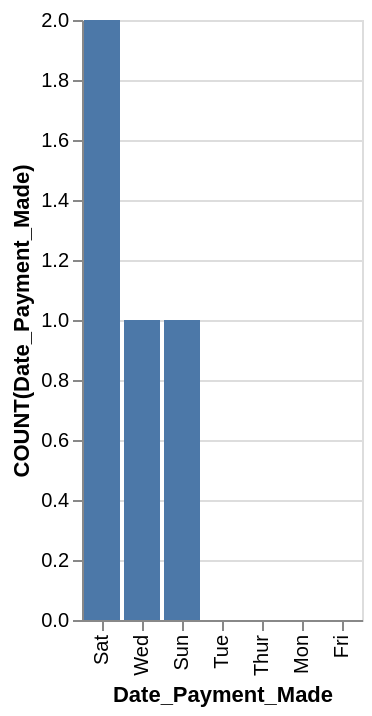

Here is the Vega-Lite specification saved for this chart:
### Vega-Lite specification from a JSON file in a GitHub repository (floating-point values rounded to 4 significant figures)
{"data": {"values": [{"x_data": "Sat", "y_data": 2}, {"x_data": "Wed", "y_data": 1}, {"x_data": "Sun", "y_data": 1}, {"x_data": "Tue", "y_data": 0}, {"x_data": "Thur", "y_data": 0}, {"x_data": "Mon", "y_data": 0}, {"x_data": "Fri", "y_data": 0}]}, "mark": "bar", "encoding": {"x": {"field": "x_data", "type": "nominal", "title": "Date_Payment_Made", "sort": {"op": "sum", "field": "y_data", "order": "descending"}}, "y": {"field": "y_data", "type": "quantitative", "title": "COUNT(Date_Payment_Made)"}}}
